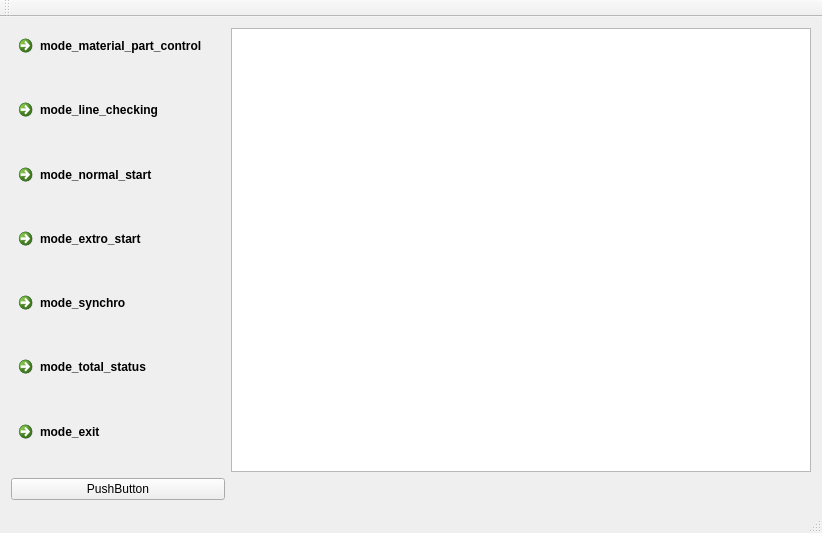
<?xml version="1.0" encoding="UTF-8"?>
<ui version="4.0">
 <class>SerialPortWorker</class>
 <widget class="QMainWindow" name="SerialPortWorker">
  <property name="geometry">
   <rect>
    <x>0</x>
    <y>0</y>
    <width>822</width>
    <height>533</height>
   </rect>
  </property>
  <property name="windowTitle">
   <string>SerialPortWorker</string>
  </property>
  <widget class="QWidget" name="centralWidget">
   <layout class="QGridLayout" name="gridLayout">
    <item row="0" column="0">
     <layout class="QVBoxLayout" name="verticalLayout">
      <item>
       <widget class="QCommandLinkButton" name="commandLinkButton_MPC">
        <property name="text">
         <string>mode_material_part_control      </string>
        </property>
       </widget>
      </item>
      <item>
       <widget class="QCommandLinkButton" name="commandLinkButton_LC">
        <property name="maximumSize">
         <size>
          <width>16777215</width>
          <height>16777215</height>
         </size>
        </property>
        <property name="text">
         <string>mode_line_checking              </string>
        </property>
       </widget>
      </item>
      <item>
       <widget class="QCommandLinkButton" name="commandLinkButton_NS">
        <property name="text">
         <string>mode_normal_start               </string>
        </property>
       </widget>
      </item>
      <item>
       <widget class="QCommandLinkButton" name="commandLinkButton_ES">
        <property name="text">
         <string>mode_extro_start                      </string>
        </property>
       </widget>
      </item>
      <item>
       <widget class="QCommandLinkButton" name="commandLinkButton_SYN">
        <property name="text">
         <string>mode_synchro</string>
        </property>
       </widget>
      </item>
      <item>
       <widget class="QCommandLinkButton" name="commandLinkButton_TOT">
        <property name="text">
         <string>mode_total_status</string>
        </property>
       </widget>
      </item>
      <item>
       <widget class="QCommandLinkButton" name="commandLinkButton_EXIT">
        <property name="text">
         <string>mode_exit</string>
        </property>
       </widget>
      </item>
     </layout>
    </item>
    <item row="0" column="1">
     <widget class="QTextBrowser" name="textBrowser"/>
    </item>
    <item row="1" column="0">
     <widget class="QPushButton" name="pushButton">
      <property name="text">
       <string>PushButton</string>
      </property>
     </widget>
    </item>
   </layout>
  </widget>
  <widget class="QMenuBar" name="menuBar">
   <property name="geometry">
    <rect>
     <x>0</x>
     <y>0</y>
     <width>822</width>
     <height>21</height>
    </rect>
   </property>
  </widget>
  <widget class="QToolBar" name="mainToolBar">
   <attribute name="toolBarArea">
    <enum>TopToolBarArea</enum>
   </attribute>
   <attribute name="toolBarBreak">
    <bool>false</bool>
   </attribute>
  </widget>
  <widget class="QStatusBar" name="statusBar"/>
 </widget>
 <layoutdefault spacing="6" margin="11"/>
 <resources/>
 <connections/>
</ui>
